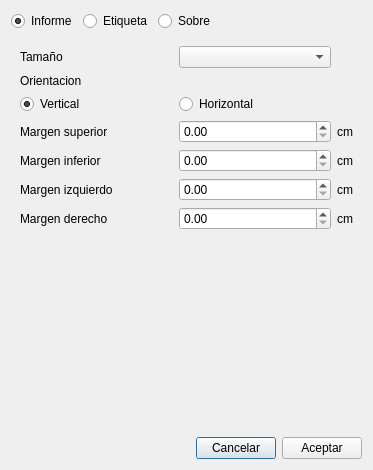
<?xml version="1.0" encoding="UTF-8"?>
<ui version="4.0">
 <class>EditPaperDlg</class>
 <widget class="QDialog" name="EditPaperDlg">
  <property name="geometry">
   <rect>
    <x>0</x>
    <y>0</y>
    <width>373</width>
    <height>470</height>
   </rect>
  </property>
  <property name="windowTitle">
   <string>Dialog</string>
  </property>
  <layout class="QVBoxLayout" name="verticalLayout">
   <item>
    <layout class="QHBoxLayout" name="horizontalLayout">
     <item>
      <widget class="QRadioButton" name="rdbReport">
       <property name="text">
        <string>Informe</string>
       </property>
       <property name="checked">
        <bool>true</bool>
       </property>
      </widget>
     </item>
     <item>
      <widget class="QRadioButton" name="rdbEtiqueta">
       <property name="text">
        <string>Etiqueta</string>
       </property>
      </widget>
     </item>
     <item>
      <widget class="QRadioButton" name="rdbSobre">
       <property name="text">
        <string>Sobre</string>
       </property>
      </widget>
     </item>
     <item>
      <spacer name="horizontalSpacer">
       <property name="orientation">
        <enum>Qt::Horizontal</enum>
       </property>
       <property name="sizeHint" stdset="0">
        <size>
         <width>40</width>
         <height>20</height>
        </size>
       </property>
      </spacer>
     </item>
    </layout>
   </item>
   <item>
    <widget class="QStackedWidget" name="stackedWidget">
     <property name="currentIndex">
      <number>0</number>
     </property>
     <widget class="QWidget" name="reportPage">
      <layout class="QGridLayout" name="gridLayout">
       <item row="1" column="0">
        <widget class="QLabel" name="label_10">
         <property name="text">
          <string>Orientacion</string>
         </property>
        </widget>
       </item>
       <item row="0" column="1">
        <widget class="QComboBox" name="comboBox"/>
       </item>
       <item row="6" column="1">
        <widget class="QDoubleSpinBox" name="spinRigth"/>
       </item>
       <item row="6" column="3">
        <widget class="QLabel" name="label_11">
         <property name="sizePolicy">
          <sizepolicy hsizetype="Fixed" vsizetype="Preferred">
           <horstretch>0</horstretch>
           <verstretch>0</verstretch>
          </sizepolicy>
         </property>
         <property name="text">
          <string>cm</string>
         </property>
        </widget>
       </item>
       <item row="2" column="1">
        <widget class="QRadioButton" name="rdbH">
         <property name="text">
          <string>Horizontal</string>
         </property>
         <property name="checked">
          <bool>false</bool>
         </property>
        </widget>
       </item>
       <item row="5" column="3">
        <widget class="QLabel" name="label_8">
         <property name="sizePolicy">
          <sizepolicy hsizetype="Fixed" vsizetype="Preferred">
           <horstretch>0</horstretch>
           <verstretch>0</verstretch>
          </sizepolicy>
         </property>
         <property name="text">
          <string>cm</string>
         </property>
        </widget>
       </item>
       <item row="5" column="1">
        <widget class="QDoubleSpinBox" name="spinLeft"/>
       </item>
       <item row="5" column="0">
        <widget class="QLabel" name="label_3">
         <property name="text">
          <string>Margen izquierdo</string>
         </property>
        </widget>
       </item>
       <item row="4" column="1">
        <widget class="QDoubleSpinBox" name="spinDown"/>
       </item>
       <item row="4" column="0">
        <widget class="QLabel" name="label_2">
         <property name="text">
          <string>Margen inferior</string>
         </property>
        </widget>
       </item>
       <item row="3" column="3">
        <widget class="QLabel" name="label_6">
         <property name="sizePolicy">
          <sizepolicy hsizetype="Fixed" vsizetype="Preferred">
           <horstretch>0</horstretch>
           <verstretch>0</verstretch>
          </sizepolicy>
         </property>
         <property name="text">
          <string>cm</string>
         </property>
        </widget>
       </item>
       <item row="3" column="1">
        <widget class="QDoubleSpinBox" name="spinUp"/>
       </item>
       <item row="2" column="0">
        <widget class="QRadioButton" name="rdbV">
         <property name="text">
          <string>Vertical</string>
         </property>
         <property name="checked">
          <bool>true</bool>
         </property>
        </widget>
       </item>
       <item row="4" column="3">
        <widget class="QLabel" name="label_7">
         <property name="sizePolicy">
          <sizepolicy hsizetype="Fixed" vsizetype="Preferred">
           <horstretch>0</horstretch>
           <verstretch>0</verstretch>
          </sizepolicy>
         </property>
         <property name="text">
          <string>cm</string>
         </property>
        </widget>
       </item>
       <item row="6" column="0">
        <widget class="QLabel" name="label_4">
         <property name="text">
          <string>Margen derecho</string>
         </property>
        </widget>
       </item>
       <item row="3" column="0">
        <widget class="QLabel" name="label">
         <property name="text">
          <string>Margen superior</string>
         </property>
        </widget>
       </item>
       <item row="0" column="0">
        <widget class="QLabel" name="label_9">
         <property name="text">
          <string>Tamaño</string>
         </property>
        </widget>
       </item>
       <item row="7" column="0">
        <spacer name="verticalSpacer">
         <property name="orientation">
          <enum>Qt::Vertical</enum>
         </property>
         <property name="sizeHint" stdset="0">
          <size>
           <width>20</width>
           <height>40</height>
          </size>
         </property>
        </spacer>
       </item>
      </layout>
     </widget>
     <widget class="QWidget" name="etiquetaPage"/>
    </widget>
   </item>
   <item>
    <layout class="QHBoxLayout" name="horizontalLayout_2">
     <item>
      <spacer name="horizontalSpacer_2">
       <property name="orientation">
        <enum>Qt::Horizontal</enum>
       </property>
       <property name="sizeHint" stdset="0">
        <size>
         <width>40</width>
         <height>20</height>
        </size>
       </property>
      </spacer>
     </item>
     <item>
      <widget class="QPushButton" name="btnCancelar">
       <property name="text">
        <string>Cancelar</string>
       </property>
      </widget>
     </item>
     <item>
      <widget class="QPushButton" name="pushButton_2">
       <property name="text">
        <string>Aceptar</string>
       </property>
      </widget>
     </item>
    </layout>
   </item>
  </layout>
 </widget>
 <resources/>
 <connections/>
</ui>
